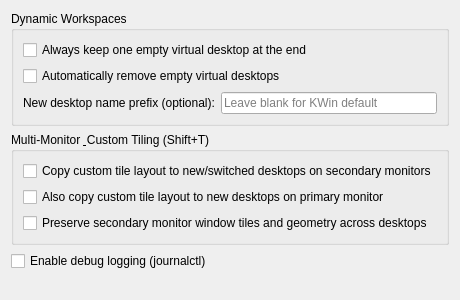
<?xml version="1.0" encoding="UTF-8"?>
<ui version="4.0">
 <class>KWin::DynamicWorkspacesConfigForm</class>
 <widget class="QWidget" name="KWin::DynamicWorkspacesConfigForm">
  <property name="geometry">
   <rect>
    <x>0</x>
    <y>0</y>
    <width>460</width>
    <height>300</height>
   </rect>
  </property>
  <layout class="QVBoxLayout" name="verticalLayout">
   <item>
    <widget class="QGroupBox" name="workspacesGroup">
     <property name="title">
      <string>Dynamic Workspaces</string>
     </property>
     <layout class="QVBoxLayout" name="workspacesLayout">
      <item>
       <widget class="QCheckBox" name="kcfg_KeepEmptyTrailingDesktop">
        <property name="text">
         <string>Always keep one empty virtual desktop at the end</string>
        </property>
       </widget>
      </item>
      <item>
       <widget class="QCheckBox" name="kcfg_RemoveEmptyIntermediateDesktops">
        <property name="text">
         <string>Automatically remove empty virtual desktops</string>
        </property>
       </widget>
      </item>
      <item>
       <layout class="QHBoxLayout" name="namePrefixLayout">
        <item>
         <widget class="QLabel" name="namePrefixLabel">
          <property name="text">
           <string>New desktop name prefix (optional):</string>
          </property>
         </widget>
        </item>
        <item>
         <widget class="QLineEdit" name="kcfg_DesktopNamePrefix">
          <property name="placeholderText">
           <string>Leave blank for KWin default</string>
          </property>
         </widget>
        </item>
       </layout>
      </item>
     </layout>
    </widget>
   </item>
   <item>
    <widget class="QGroupBox" name="tilingGroup">
     <property name="title">
      <string>Multi-Monitor &amp; Custom Tiling (Shift+T)</string>
     </property>
     <layout class="QVBoxLayout" name="tilingLayout">
      <item>
       <widget class="QCheckBox" name="kcfg_SyncSecondaryTiles">
        <property name="text">
         <string>Copy custom tile layout to new/switched desktops on secondary monitors</string>
        </property>
       </widget>
      </item>
      <item>
       <widget class="QCheckBox" name="kcfg_SyncPrimaryTiles">
        <property name="text">
         <string>Also copy custom tile layout to new desktops on primary monitor</string>
        </property>
       </widget>
      </item>
      <item>
       <widget class="QCheckBox" name="kcfg_PreserveSecondaryWindowPlacement">
        <property name="text">
         <string>Preserve secondary monitor window tiles and geometry across desktops</string>
        </property>
       </widget>
      </item>
     </layout>
    </widget>
   </item>
   <item>
    <widget class="QCheckBox" name="kcfg_DebugLogging">
     <property name="text">
      <string>Enable debug logging (journalctl)</string>
     </property>
    </widget>
   </item>
   <item>
    <spacer name="verticalSpacer">
     <property name="orientation">
      <enum>Qt::Vertical</enum>
     </property>
     <property name="sizeHint" stdset="0">
      <size>
       <width>20</width>
       <height>40</height>
      </size>
     </property>
    </spacer>
   </item>
  </layout>
 </widget>
 <resources/>
 <connections/>
</ui>
